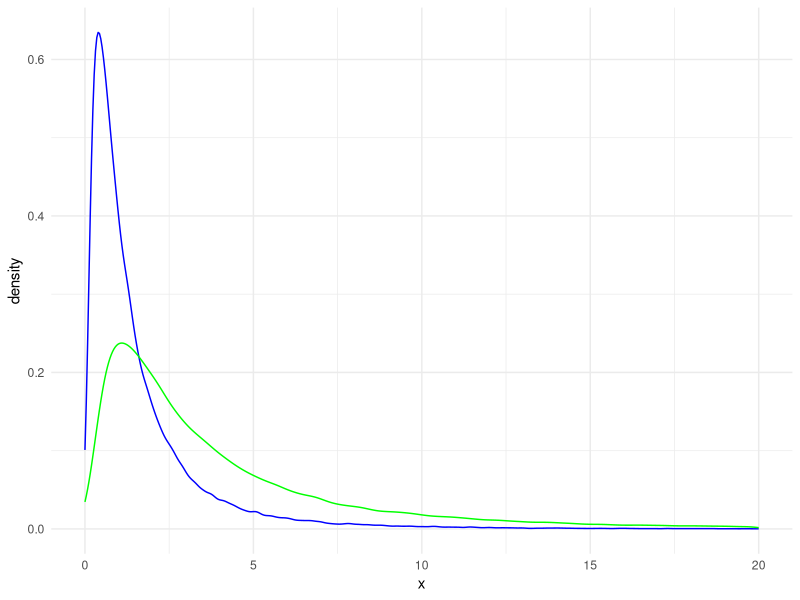
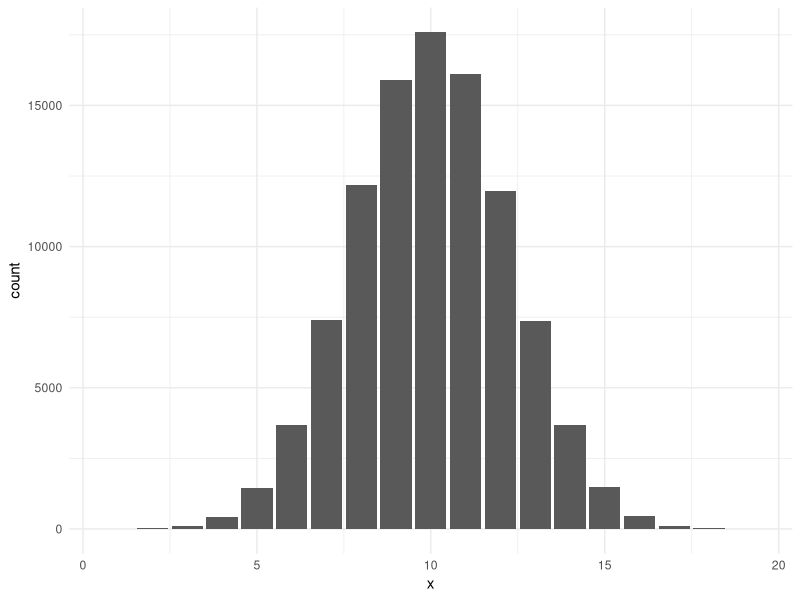
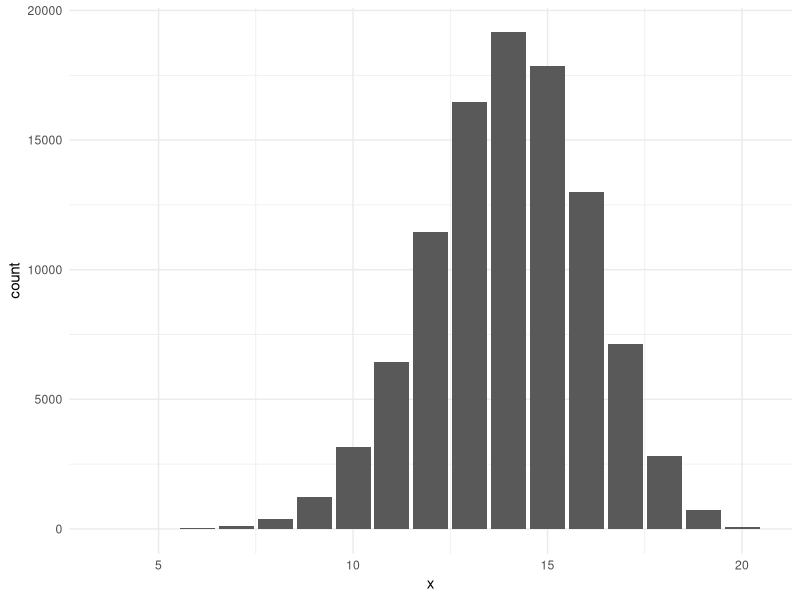
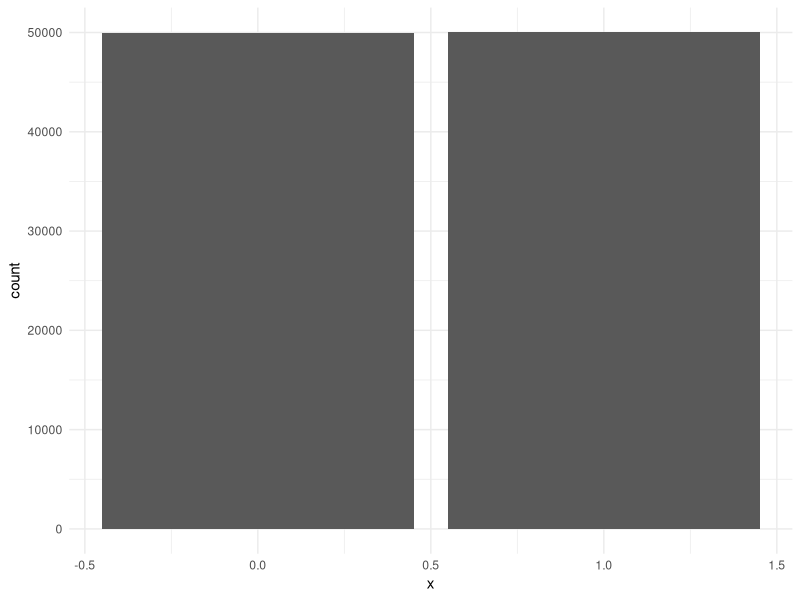

The R script that drew these images, in order:
## ---- chunk 1
library(ggplot2)
## ---- chunk 2
#| warning: false
dt1 <- data.frame(x = rlnorm(n = 100000, mean = 0, sd = 1))
dt2 <- data.frame(x = rlnorm(n = 100000, mean = 1, sd = 1))

ggplot() + 
  geom_density(data = dt1, aes(x = x), 
               color = "blue") + 
  geom_density(data = dt2, aes(x = x), 
               color = "green") + 
  scale_x_continuous(limits =c(0,20)) +
  theme_minimal()
## ---- chunk 3
dt1 <- data.frame(x = 
          rbinom(n = 100000, 
                 size  = 20, 
                 p = 0.5))
ggplot() + 
  geom_bar(data = dt1, 
           aes(x = x)) +
  theme_minimal()
## ---- chunk 4
dt2 <- data.frame(x = 
          rbinom(n = 100000, 
                 size = 20, 
                 p = 0.7))
ggplot() + 
  geom_bar(data = dt2, 
           aes(x = x)) +
  theme_minimal()
## ---- chunk 5
# Bernoulli distribution
dt3 <- data.frame(x = 
          rbinom(n = 100000, 
                 size = 1, 
                 p = 0.5))
ggplot() +
  geom_bar(data = dt3, 
           aes(x = x)) +
  theme_minimal()
